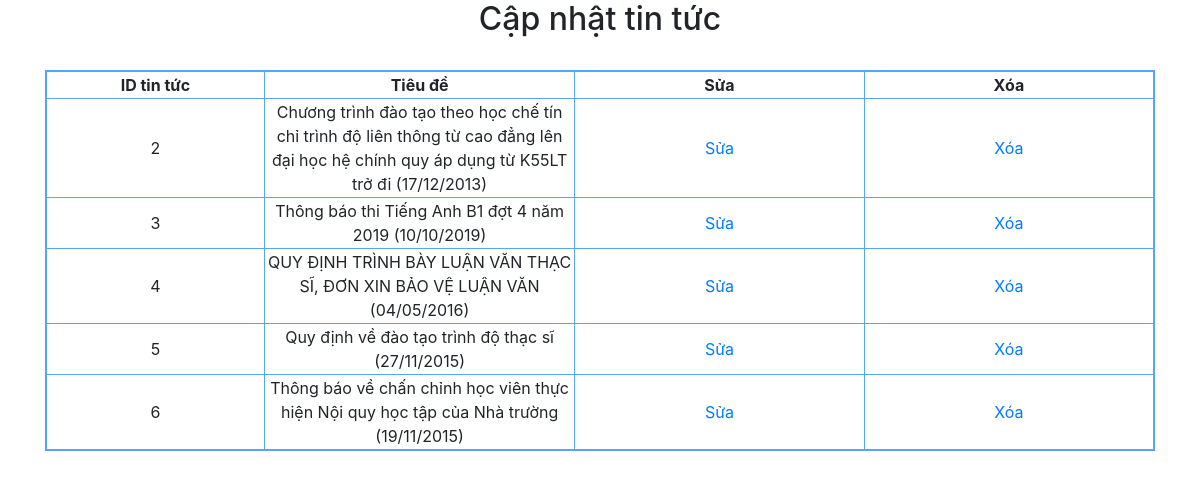
Screenshot of /quanly/danhsachtintuc.php with the database file from the repository.
### tables this page shows
CREATE TABLE `tintuc` (
  `IDTINTUC` int(11) NOT NULL,
  `TIEUDE` varchar(200) NOT NULL,
  `NOIDUNG` varchar(5000) NOT NULL
);

### quanly/danhsachtintuc.php (the view, shortened to what this page needs)
<?php
require('../connect.php');
?>
<!DOCTYPE html>
<html lang="en">
  <head>
    <link rel="stylesheet" href="../css/bootstrap.min.css">
  </head>
  <body>
    <div class="container">
          <from method="get">
          <?php
          $sql = mysqli_query($conn,"SELECT * from tintuc");
          ?>
          <h2 style="text-align: center">Cập nhật tin tức</h2>
          <br>
          <table border="" style="text-align: center; border: 2px solid #56a4fe;">
            <tr>
              <th width="300px">ID tin tức</th>
              <th width="400px">Tiêu đề</th>
              <th width="400px">Sửa</th>
              <th width="400px">Xóa</th>
            </tr>
            <?php while($row=mysqli_fetch_assoc($sql)) {
            $id = $row['IDTINTUC'];
            ?>
            <tr>
              <td><?php echo $id; ?></td>
              <td ><?php echo $row['TIEUDE']; ?></td>
              <td><a href="updatetintuc.php?id=<?php echo $id; ?>">Sửa</a></td>
              <td><a href="xulydelete.php?id1=<?php echo $id; ?>&key1=xoa1">Xóa</a></td>
            </tr>
            <?php }  ?>
          </table>
          </from>
    </div>
  </body>
</html>

### rows the page displays
tintuc: IDTINTUC "2", TIEUDE "Chương trình đào tạo theo học chế tín chỉ trình độ liên thông từ cao đẳng lên đại học hệ chính quy áp dụng từ K55LT trở đi (17/12/2013)"
tintuc: IDTINTUC "3", TIEUDE "Thông báo thi Tiếng Anh B1 đợt 4 năm 2019 (10/10/2019)"
tintuc: IDTINTUC "4", TIEUDE "QUY ĐỊNH TRÌNH BÀY LUẬN VĂN THẠC SĨ, ĐƠN XIN BẢO VỆ LUẬN VĂN (04/05/2016)"
tintuc: IDTINTUC "5", TIEUDE "Quy định về đào tạo trình độ thạc sĩ (27/11/2015)"
tintuc: IDTINTUC "6", TIEUDE "Thông báo về chấn chỉnh học viên thực hiện Nội quy học tập của Nhà trường (19/11/2015)"
